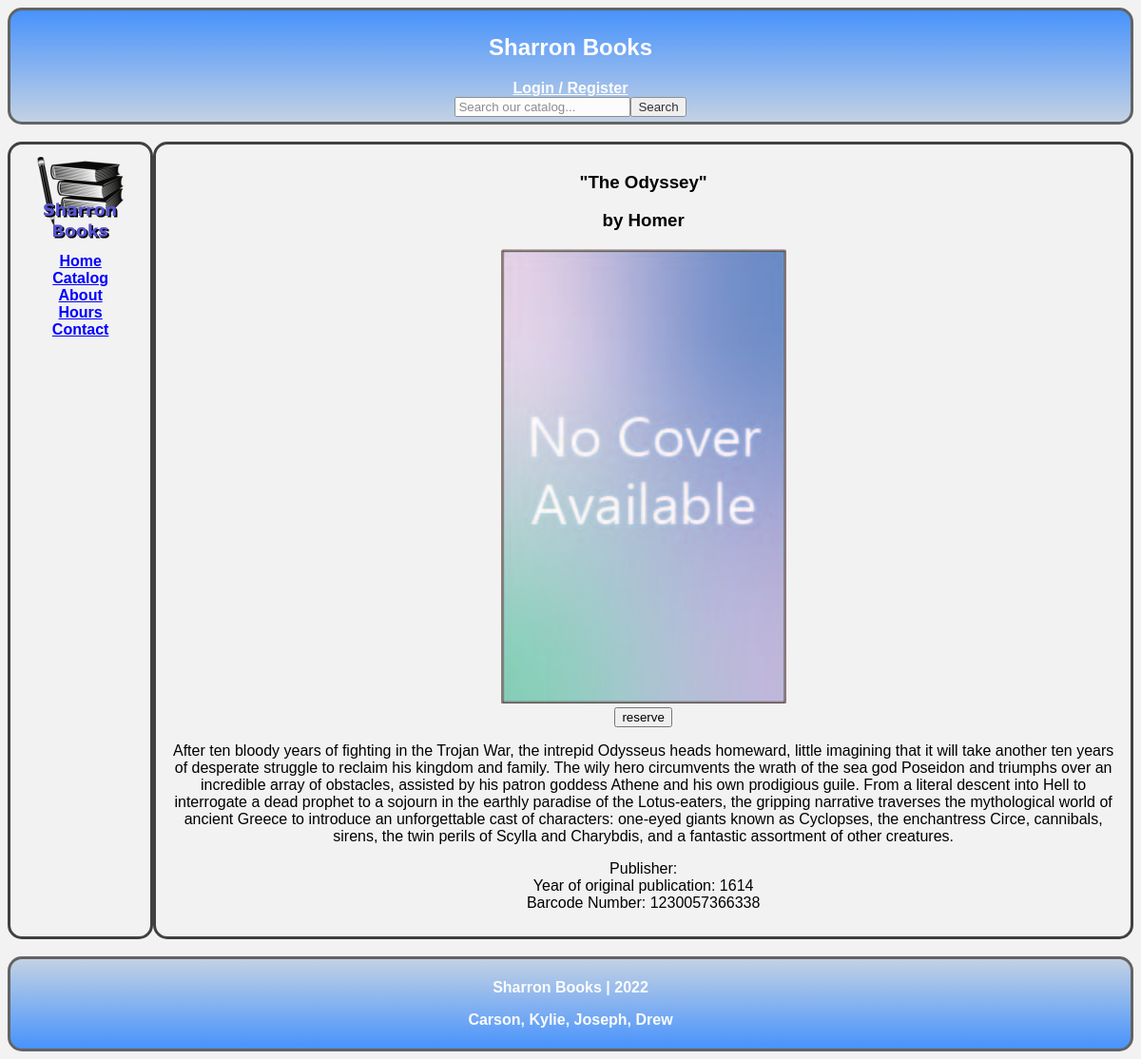
The page /details.php?bookID=1230057366338.0 on the database its author committed.
### tables this page shows
CREATE TABLE `books` (
  `Title` varchar(255) NOT NULL,
  `Author` varchar(255) NOT NULL,
  `Publisher` varchar(255) NOT NULL,
  `Genre` varchar(255) NOT NULL,
  `YearPubbed` int(4) NOT NULL,
  `Description` text DEFAULT NULL,
  `BookID` decimal(13,0) NOT NULL,
  `CheckedOut` tinyint(1) NOT NULL DEFAULT 0,
  `ImageLocation` varchar(255) DEFAULT NULL
);

### includes/sanitize.php (called while the page is built)
<?php
function sanitize_input($data)
{
    $data = trim($data);
    $data = stripslashes($data);
    $data = htmlspecialchars($data);
    return $data;
}
?>

### details.php (the view, shortened to what this page needs)
<?php
    require_once ('includes/sanitize.php');
    include_once ('includes/create-hotbar.php');
    include_once ('includes/create-home-header.php');
	include_once ('includes/create-footer.php');
	require_once ('includes/cookie-login.php');
?>
<!DOCTYPE html>
<html lang="en">
<head>
	<link rel="stylesheet" href="css/main.css">
</head>
<body>
	<div class="linedUp">
		<div class="content">
			<?php
				if (isset($_GET["bookID"]))
				{
					$bookID = sanitize_input($_GET["bookID"]);
					$stmt = $db->prepare("SELECT * FROM books WHERE BookID = ?");
					$stmt->bind_param("i", $bookID);
					$stmt->execute();
					$stmt->store_result();
					$stmt->bind_result($title,
									$author,
									$publisher,
									$genre,
									$yearPubbed,
									$description,
									$bookID,
									$checkedOut,
									$imageLocation);
					echo "<h3 class=\"heading\"> \"" . $title . "\" </h1>";
					echo "<h3 class=\"subheading\"> by " . $author . "</h3>";
					echo "<img ";
					echo "src=\"images/covers/" . $imageLocation . "\"";
					echo "onerror=\"if (this.src != 'images/covers/none.jpg') this.src = 'images/covers/none.jpg';\" ";
					echo "alt=\"" . $imageLocation . "\"";
					echo "width=\"300\"";
					echo ">";
					echo "<form action=\"reserve.php\" method=\"POST\">";
					echo "<input type=\"submit\" value=\"reserve\" name=\"reserve\">";
					echo "</form>";
					echo "<p class = \"book-description\">" . $description . "</p>";
					echo "<p class=\"book-info\">";
					echo "Publisher: " . $publisher . "<br>";
					echo "Year of original publication: " . $yearPubbed . "<br>";
					echo "Barcode Number: " . $bookID . "<br>";
					echo "</p>";
				}
				else
				{
					echo("<p class=\"error\"> error: no book selected. <p>");
				}
			?>
		</div>
	</div>
</body>
</html>

### css/main.css (style rules this page uses)
body { text-align: center; background-color: #F2F2F2; }
div { font-family: sans-serif; }
.content { border: 3px solid #404040; border-radius: 15px; padding: 10px; flex-basis: 100%; }
.linedUp { display: flex; justify-content: center; align-content: space-between; }

### rows shown on the page
books: Title "The Odyssey", Author "Homer", Description "After ten bloody years of fighting in the Trojan War, the intrepid Odysseus heads homeward, little imagining that it will take another ten years of desperate struggle to reclaim his kingdom and family. The wily hero circumvents the wrath of the sea god Poseidon and triumphs over an incredible array of obstacles, assisted by his patron goddess Athene and his own prodigious guile. From a literal descent into Hell to interrogate a dead prophet to a sojourn in the earthly paradise of the Lotus-eaters, the gripping narrative traverses the mythological world of ancient Greece to introduce an unforgettable cast of characters: one-eyed giants known as Cyclopses, the enchantress Circe, cannibals,…", YearPubbed "1614", BookID "1230057366338"
